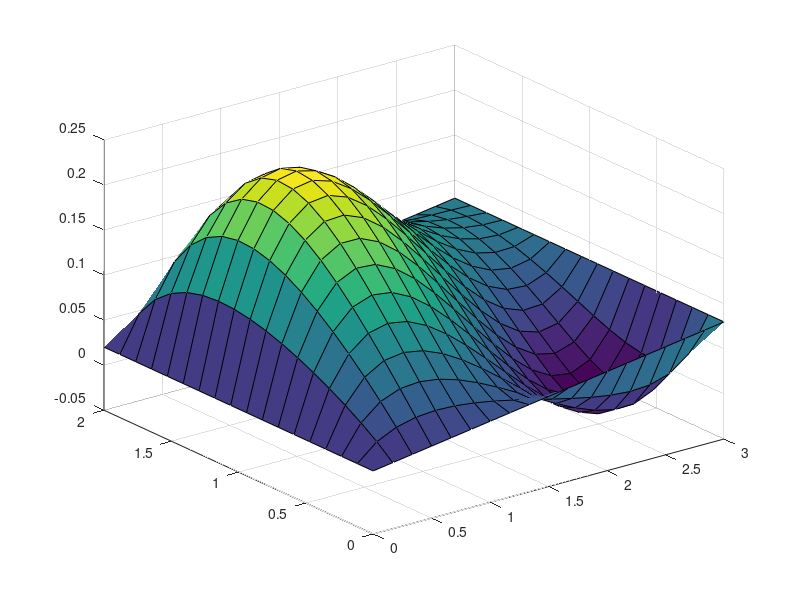

Here is the MATLAB script that generated this plot:
% metoda siti pro rovnici -a Laplace u + pu = f na (0,L1)x(0,L2)
% okrajova podminka u=g na hranici
function abc
L1 = 3; % delka oblasti ve smeru x1
L2 = 2; % delka oblasti ve smeru x2
N1 = 18; % pocet intervalu ve smeru x1
N2 = 17; % pocet intervalu ve smeru x2
h1 = L1/N1;
h2 = L2/N2;
NN = (N1+1)*(N2+1); % celkovy pocet uzlu
A = zeros(NN); % matice soustavy
B = zeros(NN,1); % prava strana
uzel_hra = zeros(NN,1); % 1 pro hranicni uzel, jinak 0
upom = zeros(NN,1); % ulozim sem zname okrajove hodnoty
% jdu po uzlech:
kde = 0; % poradove cislo aktualniho uzlu
for k2 = 1:N2+1
    for k1 = 1:N1+1
        kde = kde+1; % poradove cislo aktualniho uzlu
        if (k1==1 || k1==N1+1 || k2==1 || k2==N2+1) 
            uzel_hra(kde) = 1; % je to hranicni uzel
            upom(kde) = Fceg((k1-1)*h1,(k2-1)*h2);
        else
            x1 = (k1-1)*h1; % souradnice aktualniho uzlu
            x2 = (k2-1)*h2; % souradnice aktualniho uzlu
            fa = Fcea(x1,x2); 
            A(kde,kde) = 2*fa*(1/h1^2+1/h2^2)+Fcep(x1,x2);
            A(kde,[kde-1,kde+1]) = -fa/h1^2;
            A(kde,[kde-N1-1,kde+N1+1]) = -fa/h2^2;
            B(kde) = Fcef(x1,x2);
        end;
    end;
end;
for k = NN:-1:1 % vymazani radku a sloupcu pro hranicni uzly a uprava B
    if (uzel_hra(k)==1)
        B = B - A(:,k)*upom(k);
        A(k,:) = []; A(:,k) = []; B(k) = [];
    end;
end;
% spy(A)
u = A\B; % vyreseni soustavy lin. rovnic
u2 = reshape(u,N1-1,N2-1); % preusporadani do tvaru oblasti - vnitrni uzly
u3 = reshape(upom,N1+1,N2+1); % preusporadani - vsechny uzly
u3(2:N1,2:N2) = u2; % doplneni hodnot vnitrnich uzlu

x1 = linspace(0,L1,N1+1);
x2 = linspace(0,L2,N2+1);
[xx1,xx2] = meshgrid(x1,x2);
surf(xx1,xx2,u3'); % vykresleni reseni na skutecne siti bodu

function z = Fcea(x1,x2) % funkce a
z = 2+x2;
function z = Fcep(x1,x2) % funkce p
z = 1;
function z = Fcef(x1,x2) % prava strana f
z = 1+3*x2-2*x1;
function z = Fceg(x1,x2) % okrajova podminka
z = (1+x1)/50;
